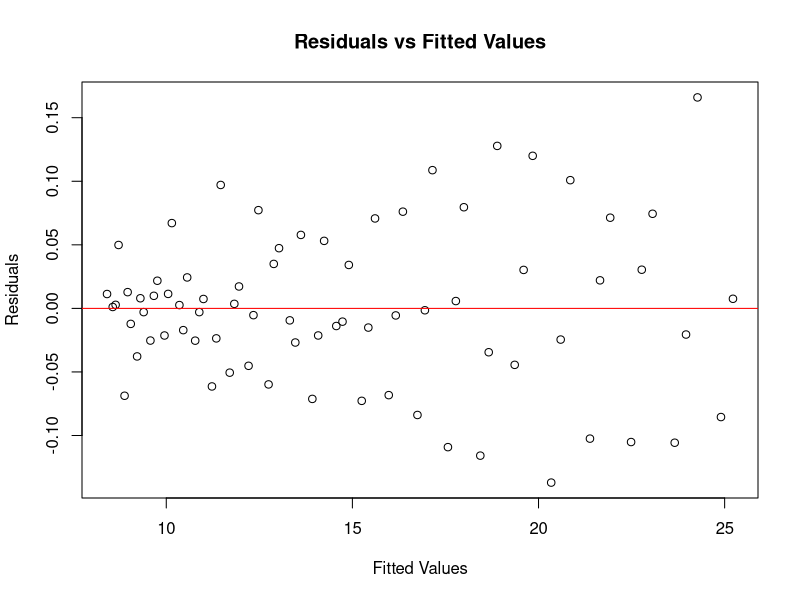
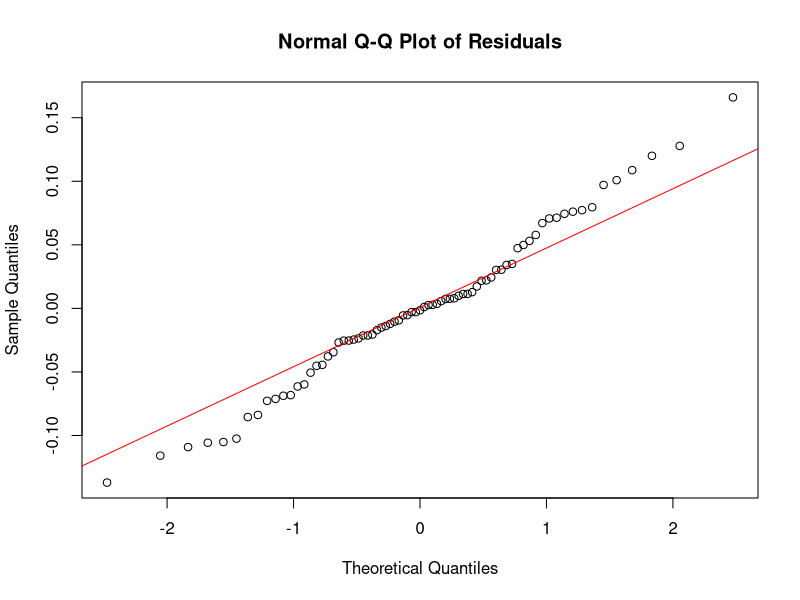
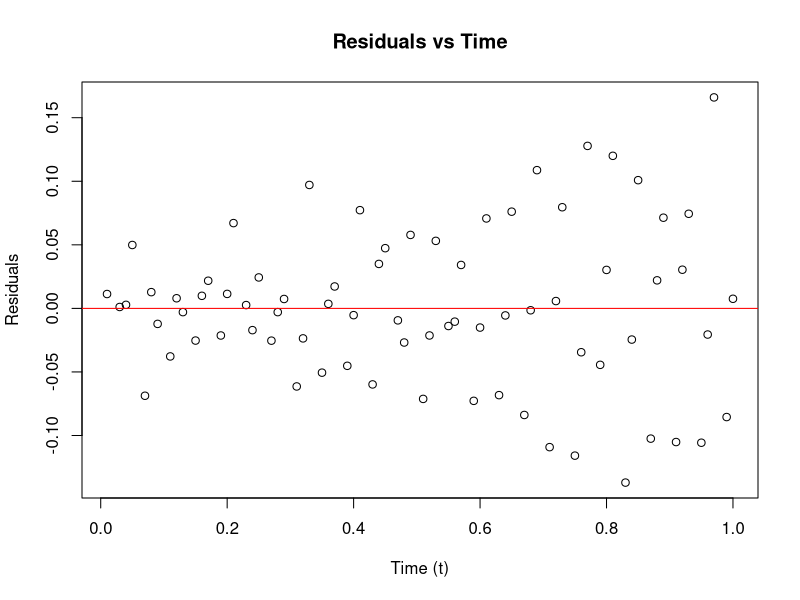
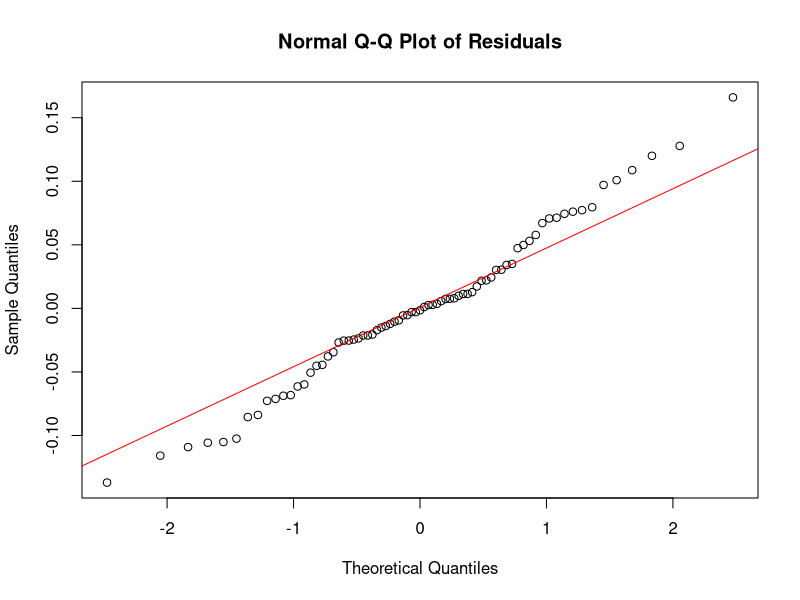
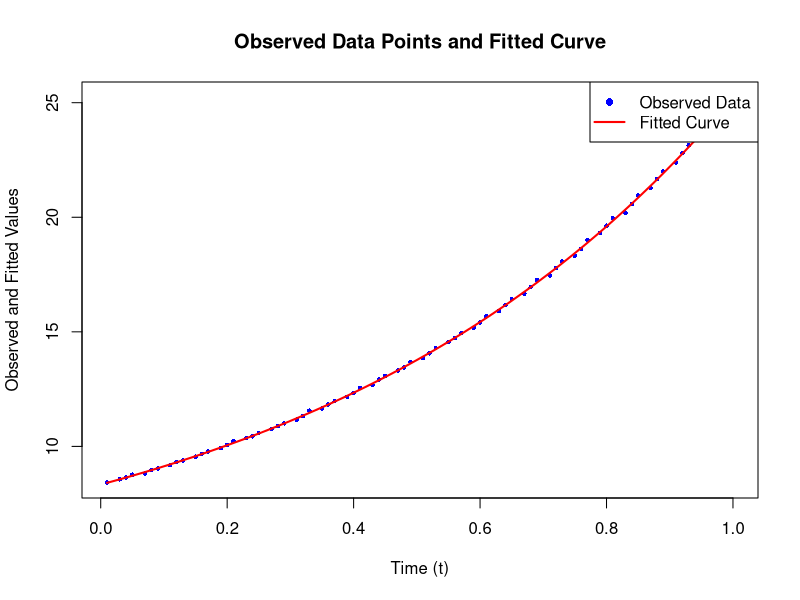

These charts were generated, in order, by the following R code:

## MTH686 Project
# Step 1: Load the Data
data <- read.table("data-22.txt", header = FALSE)
colnames(data) <- c("t", "y")

# Question 1

# Model 1
model1 <- try(nls(y ~ alpha0 + alpha1 * exp(beta1 * t) + alpha2 * exp(beta2 * t),
                  data = data, 
                  start = list(alpha0 = 8, alpha1 = 1, beta1 = -0.1, alpha2 = 1, beta2 = -0.05),
                  control = nls.control(maxiter = 100, tol = 1e-5)), silent = TRUE)

# Model 2
model2 <- try(nls(y ~ (alpha0 + alpha1 * t) / (beta0 + beta1 * t),
                  data = data, 
                  start = list(alpha0 = 8, alpha1 = 0.1, beta0 = 1, beta1 = 0.1),
                  control = nls.control(maxiter = 100, tol = 1e-5)), silent = TRUE)

# Model 3
model3 <- try(nls(y ~ beta0 + beta1 * t + beta2 * t^2 + beta3 * t^3 + beta4 * t^4,
                  data = data, 
                  start = list(beta0 = 8, beta1 = 0.5, beta2 = 0.1, beta3 = 0.05, beta4 = 0.01),
                  control = nls.control(maxiter = 100, tol = 1e-5)), silent = TRUE)


# Check which models fit successfully
if(class(model1) == "try-error") {
  cat("Model 1 failed to converge.\n")
} else {
  print(summary(model1))
}

if(class(model2) == "try-error") {
  cat("Model 2 failed to converge.\n")
} else {
  print(summary(model2))
}

if(class(model3) == "try-error") {
  cat("Model 3 failed to converge.\n")
} else {
  print(summary(model3))
}

# Compare RSS if models converge
if(class(model1) != "try-error") {
  rss1 <- sum(residuals(model1)^2)
  cat("RSS for Model 1:", rss1, "\n")
}

if(class(model2) != "try-error") {
  rss2 <- sum(residuals(model2)^2)
  cat("RSS for Model 2:", rss2, "\n")
}

if(class(model3) != "try-error") {
  rss3 <- sum(residuals(model3)^2)
  cat("RSS for Model 3:", rss3, "\n")
}


# Question 3


# Calculate Residual Sum of Squares (RSS) for Model 3
rss3 <- sum(residuals(model3)^2)

# Calculate AIC for Model 3
aic3 <- AIC(model3)

# Calculate BIC for Model 3
n <- nrow(data)  
k <- length(coef(model3))  
bic3 <- k * log(n) + n * log(rss3 / n)

# Display the results
cat("Model 3 (Polynomial Model):\n")
cat("RSS:", rss3, "\n")
cat("AIC:", aic3, "\n")
cat("BIC:", bic3, "\n")



# Question 4

# Calculate RSS from Model 3
rss3 <- sum(residuals(model3)^2)

n <- nrow(data)
k <- length(coef(model3))

# Estimate of sigma^2
sigma_squared <- rss3 / (n - k)

# Display the result
cat("Estimated sigma^2:", sigma_squared, "\n")

#Question 5

rss3 <- sum(residuals(model3)^2)
n <- nrow(data)
k <- length(coef(model3))
sigma_squared <- rss3 / (n - k)

# Calculate the Fisher Information Matrix
library(numDeriv)
jacobian_matrix <- jacobian(function(params) {
  with(as.list(params), {
    beta0 + beta1 * data$t + beta2 * data$t^2 + beta3 * data$t^3 + beta4 * data$t^4
  })
}, coef(model3))

fisher_information <- t(jacobian_matrix) %*% jacobian_matrix / sigma_squared

# Calculate the variance-covariance matrix
cov_matrix <- sigma_squared * solve(fisher_information)

# Calculate 95% Confidence Intervals
params <- coef(model3)
se_params <- sqrt(diag(cov_matrix))
z_value <- qnorm(0.975)  # for 95% confidence

conf_intervals <- data.frame(
  Estimate = params,
  Lower = params - z_value * se_params,
  Upper = params + z_value * se_params
)

print(conf_intervals)


# Question 6


# Residuals from Model 3
residuals_model3 <- residuals(model3)

# Plot 1: Residuals vs. Fitted Values
fitted_values <- fitted(model3)
plot(fitted_values, residuals_model3, main = "Residuals vs Fitted Values",
     xlab = "Fitted Values", ylab = "Residuals")
abline(h = 0, col = "red")

# Plot 2: Normal Q-Q Plot
qqnorm(residuals_model3, main = "Normal Q-Q Plot of Residuals")
qqline(residuals_model3, col = "red")

# Plot 3: Residuals vs. Time (t)
plot(data$t, residuals_model3, main = "Residuals vs Time",
     xlab = "Time (t)", ylab = "Residuals")
abline(h = 0, col = "red")




# Question 7


# Residuals from Model 3
residuals_model3 <- residuals(model3)

# Shapiro-Wilk Normality Test
shapiro_test <- shapiro.test(residuals_model3)
cat("Shapiro-Wilk Test p-value:", shapiro_test$p.value, "\n")

# Q-Q Plot for visual inspection
qqnorm(residuals_model3, main = "Normal Q-Q Plot of Residuals")
qqline(residuals_model3, col = "red")



# Question 8


# Observed data points
plot(data$t, data$y, main = "Observed Data Points and Fitted Curve",
     xlab = "Time (t)", ylab = "Observed and Fitted Values",
     pch = 16, col = "blue", cex = 0.6)

# Fitted curve from Model 3
lines(data$t, fitted(model3), col = "red", lwd = 2)

legend("topright", legend = c("Observed Data", "Fitted Curve"), 
       col = c("blue", "red"), pch = c(16, NA), lty = c(NA, 1), lwd = c(NA, 2))

